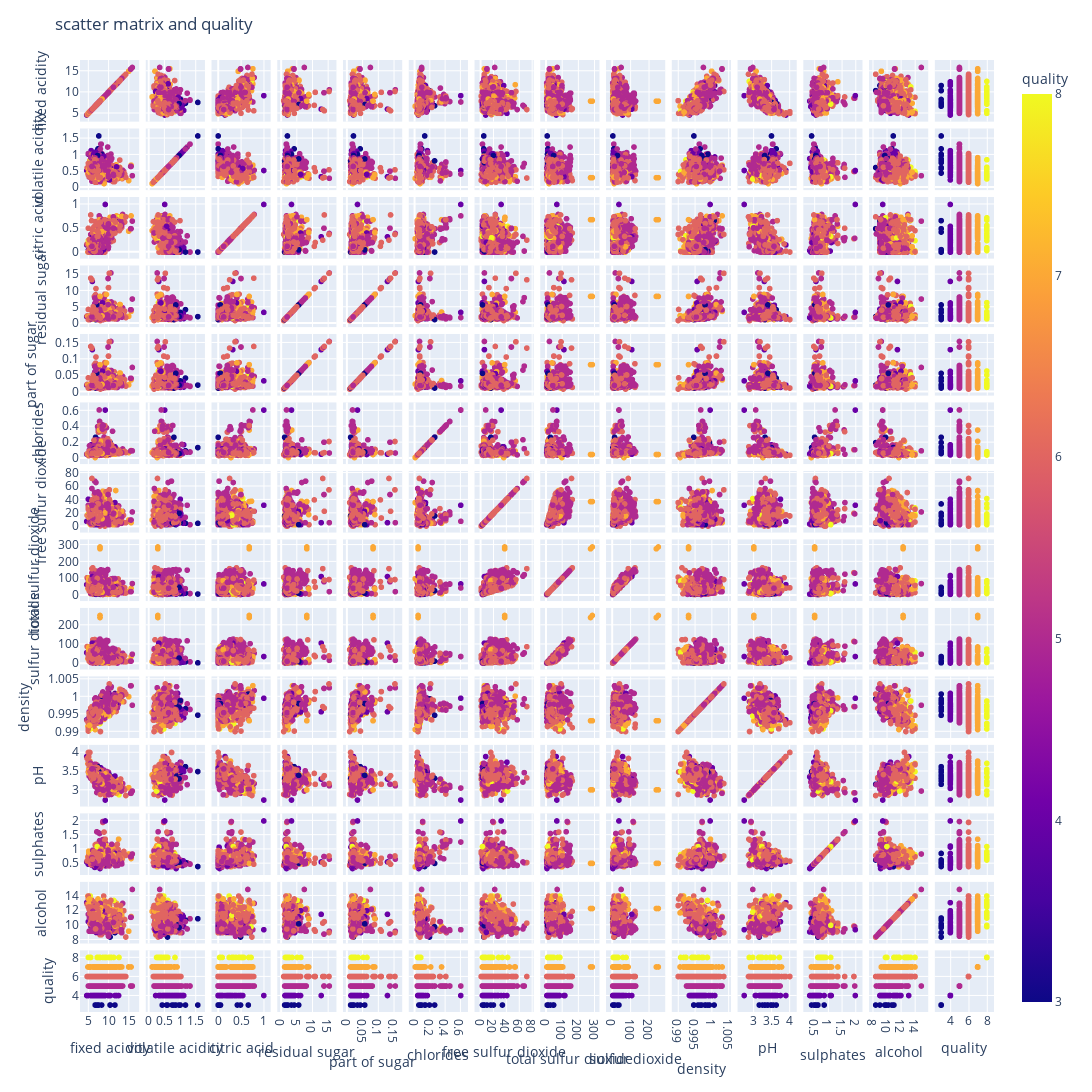

The code cell stored with this chart in its notebook:
### Markdown cell above
<h4>Now i would take a look on correlation graph and on correlation and quality heatmap and graph. </h4>

### Code cell
corr = df.corr()

# pd.plotting.scatter_matrix(pd.DataFrame(data=df, columns=['fixed acidity', 'volatile acidity', 'citric acid', 'residual sugar',"part of sugar",
#        'chlorides', 'free sulfur dioxide', 'total sulfur dioxide', 'sulfur dioxide','density',
#        'pH', 'sulphates', 'alcohol', 'quality']), figsize=(30, 20))
# plt.show()
fig = px.scatter_matrix(df,
    dimensions=['fixed acidity', 'volatile acidity', 'citric acid', 'residual sugar',"part of sugar",
       'chlorides', 'free sulfur dioxide', 'total sulfur dioxide', 'sulfur dioxide','density',
       'pH', 'sulphates', 'alcohol', 'quality'],
    color="quality")
fig.update_layout(
    title='scatter matrix and quality',
    width=1600,
    height=1600,
)
fig.show()

### Figure 1 — Plotly figure (JSON) as saved in the notebook; plotly's stock layout.template omitted (floating-point values rounded to 4 significant figures; data arrays with more than 128 entries replaced by an {"elided": "..."} marker saying what was removed)
{"data": [{"dimensions": [{"axis": {"matches": true}, "label": "fixed acidity", "values": {"elided": "1599 float values"}}, {"axis": {"matches": true}, "label": "volatile acidity", "values": {"elided": "1599 float values"}}, {"axis": {"matches": true}, "label": "citric acid", "values": {"elided": "1599 float values"}}, {"axis": {"matches": true}, "label": "residual sugar", "values": {"elided": "1599 float values"}}, {"axis": {"matches": true}, "label": "part of sugar", "values": {"elided": "1599 float values"}}, {"axis": {"matches": true}, "label": "chlorides", "values": {"elided": "1599 float values"}}, {"axis": {"matches": true}, "label": "free sulfur dioxide", "values": {"elided": "1599 float values"}}, {"axis": {"matches": true}, "label": "total sulfur dioxide", "values": {"elided": "1599 float values"}}, {"axis": {"matches": true}, "label": "sulfur dioxide", "values": {"elided": "1599 float values"}}, {"axis": {"matches": true}, "label": "density", "values": {"elided": "1599 float values"}}, {"axis": {"matches": true}, "label": "pH", "values": {"elided": "1599 float values"}}, {"axis": {"matches": true}, "label": "sulphates", "values": {"elided": "1599 float values"}}, {"axis": {"matches": true}, "label": "alcohol", "values": {"elided": "1599 float values"}}, {"axis": {"matches": true}, "label": "quality", "values": {"elided": "1599 int values"}}], "hovertemplate": "%{xaxis.title.text}=%{x}<br>%{yaxis.title.text}=%{y}<br>quality=%{marker.color}<extra></extra>", "legendgroup": "", "marker": {"color": {"elided": "1599 int values"}, "coloraxis": "coloraxis", "symbol": "circle"}, "name": "", "showlegend": false, "type": "splom"}], "layout": {"coloraxis": {"colorbar": {"title": {"text": "quality"}}, "colorscale": [[0, "#0d0887"], [0.1111, "#46039f"], [0.2222, "#7201a8"], [0.3333, "#9c179e"], [0.4444, "#bd3786"], [0.5556, "#d8576b"], [0.6667, "#ed7953"], [0.7778, "#fb9f3a"], [0.8889, "#fdca26"], [1, "#f0f921"]]}, "dragmode": "select", "height": 1600, "legend": {"tracegroupgap": 0}, "margin": {"t": 60}, "title": {"text": "scatter matrix and quality"}, "width": 1600}}
